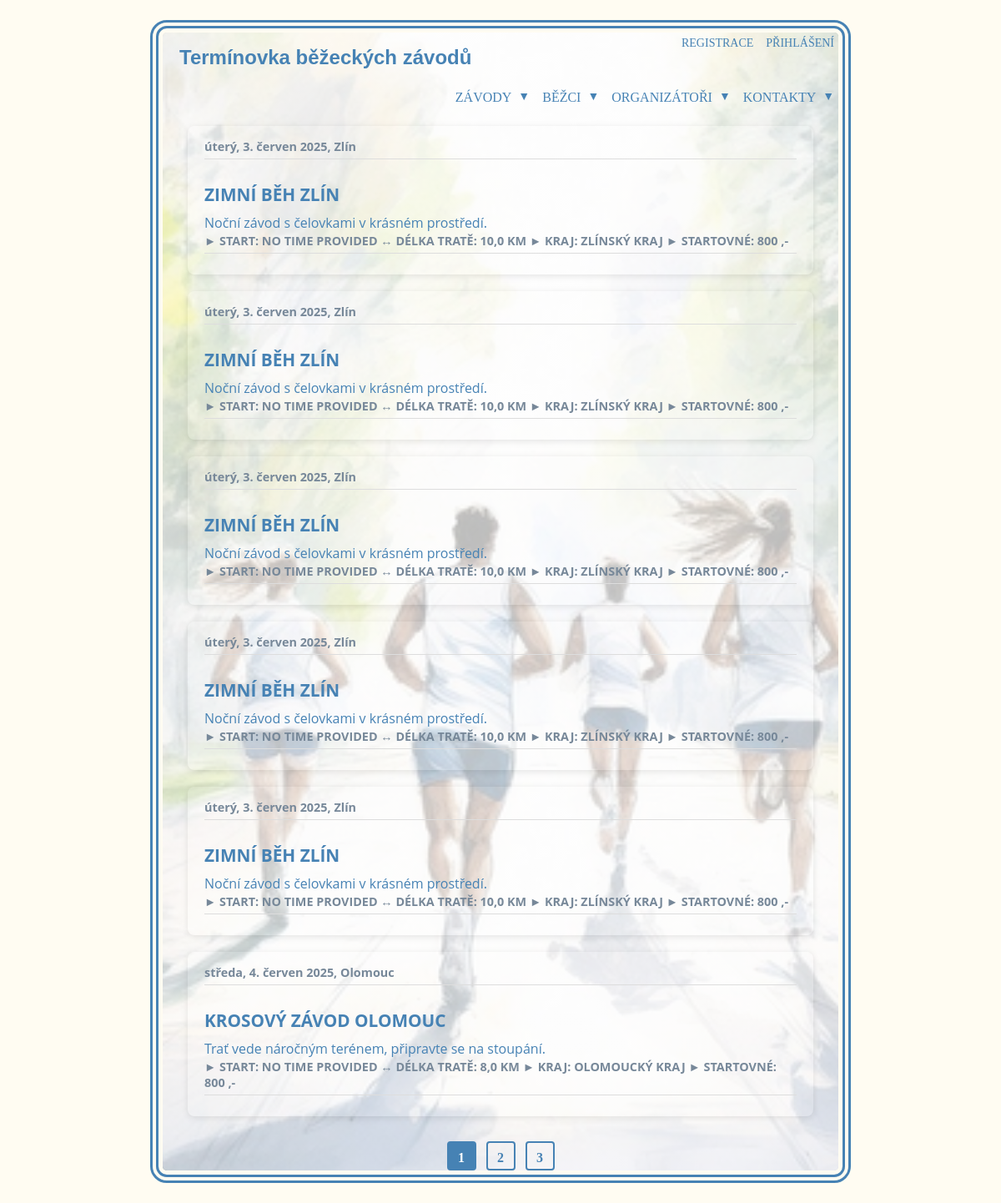
Before: / with the older database file.
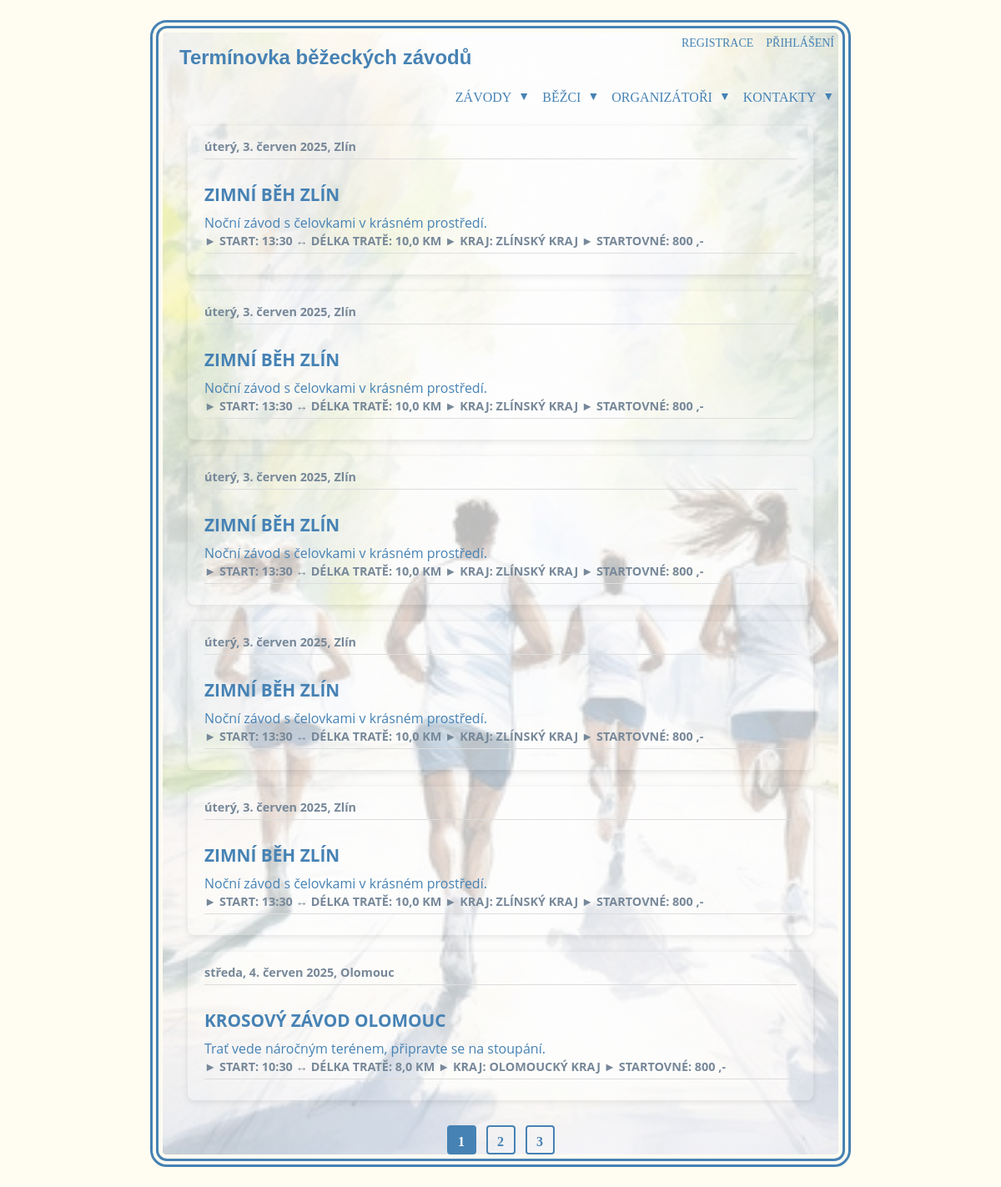
After: the same page with the newer database file.
### events/models.py (models this page shows, shortened)
class Event(models.Model):
    date_event = models.DateField(verbose_name='Datum události')
    name_event = models.CharField(max_length=30, verbose_name='Název události')
    description = models.TextField(verbose_name='Popis události')
    start_time = models.TimeField(verbose_name='Čas startu')
    distance = models.IntegerField(verbose_name='Vzdálenost')
    country = models.CharField(max_length=50, verbose_name='Země')
    city = models.CharField(max_length=50, verbose_name='Město')
    region = models.CharField(
        max_length=100,
        choices=[
            ('hlavní město Praha', 'hlavní město Praha'),
            ('Středočeský kraj', 'Středočeský kraj'),
            ('Jihočeský kraj', 'Jihočeský kraj'),
            ('Plzeňský kraj', 'Plzeňský kraj'),
            ('Karlovarský kraj', 'Karlovarský kraj'),
            ('Ústecký kraj', 'Ústecký kraj'),
            ('Liberecký kraj', 'Liberecký kraj'),
            ('Královéhradecký kraj', 'Královéhradecký kraj'),
            ('Pardubický kraj', 'Pardubický kraj'),
            ('Kraj Vysočina', 'Kraj Vysočina'),
            ('Jihomoravský kraj', 'Jihomoravský kraj'),
            ('Olomoucký kraj', 'Olomoucký kraj'),
            ('Moravskoslezský kraj', 'Moravskoslezský kraj'),
            ('Zlínský kraj', 'Zlínský kraj')
        ],
        verbose_name='Kraj'
    )
    typ_race = models.CharField(
        max_length=7,
        choices=[
            ('Silnice', 'Silnice'),
            ('Trail', 'Trail'),
            ('Mix', 'Smíšený')
        ],
        verbose_name='Typ závodu - povrch'
    )
    propozition = models.CharField(max_length=100, null=True, blank=True, verbose_name='Propozice')
    start_fee = models.IntegerField(null=True, blank=True, verbose_name='Startovné')
    organizer = models.ForeignKey(settings.AUTH_USER_MODEL, on_delete=models.CASCADE, limit_choices_to={'role': 'O'})
    class Meta:
        ordering = ['date_event']

### events/views.py (the view)
# urls.py: path('', EventListView.as_view(), name='events_list'),
class EventListView(ListView):
    model = Event
    template_name = 'events_list.html'
    context_object_name = 'events'
    ordering = ['date_event']
    paginate_by = 6 #zobrazí na stránce 6 událostí
    def get_queryset(self):
        queryset= super().get_queryset()
        city = self.request.GET.get('city')
        region = self.request.GET.get('region')
        name = self.request.GET.get('name_event')
        date_from = self.request.GET.get('date_from')
        date_to = self.request.GET.get('date_to')
        if city:
            queryset=queryset.filter(city__icontains=city)
        if region:
            queryset=queryset.filter(region__icontains=region)
        if name:
            queryset=queryset.filter(name_event__icontains=name)
        if date_from:
            try:
                date_from_parsed = datetime.strptime(date_from, "%Y-%m-%d")
                queryset = queryset.filter(date_event__gte=date_from_parsed)
            except ValueError:
                pass
        if date_to:
            try:
                date_to_parsed = datetime.strptime(date_to, "%Y-%m-%d")
                queryset = queryset.filter(date_event__lte=date_to_parsed)
            except ValueError:
                pass
        return queryset
    def get_context_data(self, **kwargs):
        context = super().get_context_data(**kwargs)
        context['regions'] = Event.objects.values_list('region', flat=True).distinct().order_by('region')
        return context

### events/templatetags/filters.py (called while the page is built)
@register.filter
def truncate_without_ellipsis(value, length):
    if len(value) > length:
        return value[:length]
    return value

@register.filter
def m_2_km(value):
    try:
        return value / 1000
    except (ValueError, TypeError):
        return value

@register.filter   # zobrazit formát času
def format_HHMM(value):
    if value is not None:
        return value.strftime('%H:%M')
    return 'No time provided'

### events/templates/events_list.html
{% extends "base.html" %}
{% load filters %}
{% block content %}
        {% for event in events %}
        <a href="{% url 'event_details' event.pk %}" class="writing-container-link">
        <div class="writing-container">
            <div class="date_event">{{ event.date_event|date:"l, j. F Y" }},  {{ event.city }}</div><br>
            <div class="name_event">{{ event.name_event }}</div>
            <div class="description">{{ event.description|truncate_without_ellipsis:100 }}</div>
            <div class="date_event basic_info">► Start:  {{event.start_time|format_HHMM}} ↔ délka tratě:   {{event.distance|m_2_km}} km ► Kraj:  {{event.region}} ► Startovné: {{event.start_fee|floatformat:0}} ,-</div>
        </div>
        </a>
        {% empty %}
            <li>Žádné události nebyly nalezeny.</li>
        {% endfor %}
        {% if is_paginated %}
        <div class="pagination">
            {% for num in page_obj.paginator.page_range %}
            {% if page_obj.number == num %}
                <span class="page-square active">{{ num }}</span>
            {% elif num > page_obj.number|add:'-3' and num < page_obj.number|add:'3' %}
                <a href="?page={{ num }}" class="page-square">{{ num }}</a>
            {% endif %}
            {% endfor %}
        </div>
        {% endif %}
{% endblock %}

### templates/base.html (shortened to what this page needs)
{% load static %}
<!DOCTYPE html>
<html lang="en">
{% include "includes/head.html" %}
<body>
<main>
<div class="container">
    <div class="top-right">
        {% if user.is_authenticated %}
            <div class="dropdown">
                <button class="dropbtn" type="button">
                    <div class="user-info">Přihlášen uživatel: {{ user.first_name }} {{ user.last_name }}</div>
                    <span class="arrow">▼</span>
                </button>
                <div class="link_submenu" style="display: none;">
                    <form method="post" action="">
                        {% csrf_token %}
                        <button type="submit" class="logout-button">Odhlásit se</button>
                    </form>
                    <a href="#">další položka1</a>
                    <a href="#">další položka2</a>
                </div>
            </div>
    {% else %}
        <a href="">Registrace</a>
        <a href="">Přihlášení</a>
    {% endif %}
    </div>
    <h1 class="h1">Termínovka běžeckých závodů</h1>
    {% include "includes/nav_bar.html" %}
    {% block content %}
    {% endblock %}
</div>
</main>
</body>
</html>

### templates/includes/head.html (shortened to what this page needs)
<head>
    {% load static %}
    <link rel="stylesheet" href="{% static 'css/styles.css' %}">
    <link rel="stylesheet" href="{% static 'css/events_list.css' %}">
    <link rel="stylesheet" href="{% static 'css/events_detail.css' %}">
    <link rel="stylesheet" href="{% static 'css/menu.css' %}">
    <link rel="stylesheet" href="{% static 'css/terminovka.css' %}">
    <link rel="stylesheet" href="{% static 'css/user_form_register.css' %}">
    <link rel="stylesheet" href="{% static 'css/dashboard.css' %}">
</head>

### templates/includes/nav_bar.html (shortened to what this page needs)
<nav class="navbar">
            <ul class="nav-links">
                <li class="dropdown">
                    <a href="#">Závody<span class="arrow">▼</span></a>
                </li>
                <li class="dropdown">
                    <a href="">Běžci<span class="arrow">▼</span></a>
                </li>
                <li class="dropdown">
                    <a href="/organizatori">Organizátoři<span class="arrow">▼</span></a>
                </li>
                <li><a href="/kontakty">Kontakty<span class="arrow">▼</span></a></a></li>
            </ul>
        </nav>

### static/css/styles.css (style rules this page uses)
* { box-sizing: border-box; }
@media (max-width: 1200px) { .container { width: 70%; } }
body { background-color: #fffcf2; margin: 0; padding: 0; }
.h1 { font-family: Verdana, Geneva, Tahoma, sans-serif; font-size: x-large; color: #4682b4; margin-left: 20px; }
.container { position: relative; max-width: 70%; width: 100%; height: auto; justify-content: flex-start; align-items: center; border: #4682b4 10px double; background-clip: content-box; background-image: linear-gradient(rgba(255,255,255,0.7), rgba(255,255,255,0.7)), url('/static/img/background.png'); background-repeat: no-repeat; background-position: center; background-size: cover; border-radius: 20px; padding: 5px; margin: 2% auto; }
.top-right { position: absolute; top: 10px; right: 10px; font-size: 14px; font-weight:lighter; text-decoration: none; display: flex; gap: 15px; list-style: none; padding:0rem; margin: 0; text-transform: uppercase; align-items: center; }
.top-right a { color: #4682b4; text-decoration: none; }

### static/css/events_list.css (style rules this page uses)
.writing-container { background-color: rgba(255, 255, 255, 0.1); border-radius: 8px; box-shadow: 0 2px 8px rgba(0, 0, 0, 0.1); padding: 15px 20px; margin: 20px auto; max-width: 750px; transition: transform 0.3s ease; }
.writing-container-link { text-decoration: none; color: inherit; display: block; }
.date_event { font-family: 'Open Sans', sans-serif; font-size: 0.9em; font-weight: bold; color:lightslategrey; border-bottom: 1px solid #ddd; padding-bottom: 5px; margin-bottom: 10px; }
.basic_info { font-family: 'Open Sans', sans-serif; color:lightslategrey; text-transform:uppercase; }
.name_event { font-family: 'Open Sans', sans-serif; font-size: 1.3em; font-weight: bold; color: #4682b4; margin-bottom: 8px; text-transform: uppercase; }
.description { font-family: 'Open Sans', sans-serif; font-size: 1em; color: #4682b4; line-height: 1.5; }
.pagination { text-align: center; margin-top: 30px; }
.page-square { display: inline-block; width: 35px; height: 35px; line-height: 35px; margin: 0 4px; border: 2px solid #4682b4; border-radius: 4px; color: #4682b4; text-decoration: none; font-weight: bold; transition: 0.2s; }
.page-square.active { background-color: #4682b4; color: white; pointer-events: none; border-color: #4682b4; }

### static/css/menu.css (style rules this page uses)
.navbar { display: flex; justify-content: flex-end; align-items: center; padding: 0.3rem; margin-top: 20px; max-width: 100%; width: 100%; height: auto; margin-left: auto; }
.nav-links { display: flex; gap: 15px; list-style: none; padding:0rem; margin: 0; text-transform: uppercase; }
.nav-links li { position: relative; }
.nav-links li a { text-decoration: none; color: #4682b4; font-weight:lighter; display: flex; gap: 8px; }
.arrow { font-size: 14px; color: #4682b4; cursor: pointer; }

### static/css/dashboard.css (style rules this page uses)
.date_event { font-family: 'Open Sans', sans-serif; font-size: 0.9em; font-weight: bold; color:lightslategrey; border-bottom: 1px solid #ddd; padding-bottom: 5px; margin-bottom: 10px; }
.basic_info { font-family: 'Open Sans', sans-serif; color:lightslategrey; text-transform:uppercase; }
.name_event { font-family: 'Open Sans', sans-serif; font-size: 1.3em; font-weight: bold; color: #4682b4; margin-bottom: 8px; text-transform: uppercase; }
.description { font-family: 'Open Sans', sans-serif; font-size: 1em; color: #4682b4; line-height: 1.5; }
.pagination { text-align: center; margin-top: 30px; }
.page-square { display: inline-block; width: 35px; height: 35px; line-height: 35px; margin: 0 4px; border: 2px solid #4682b4; border-radius: 4px; color: #4682b4; text-decoration: none; font-weight: bold; transition: 0.2s; }
.page-square.active { background-color: #4682b4; color: white; pointer-events: none; border-color: #4682b4; }

Changed rows visible on the page:
changed Event (number 1 of 6 on the later page): start_time "NO TIME PROVIDED" → "13:30"
changed Event (number 2 of 6 on the later page): start_time "NO TIME PROVIDED" → "13:30"
changed Event (number 3 of 6 on the later page): start_time "NO TIME PROVIDED" → "13:30"
changed Event (number 4 of 6 on the later page): start_time "NO TIME PROVIDED" → "13:30"
changed Event (number 5 of 6 on the later page): start_time "NO TIME PROVIDED" → "13:30"
changed Event "KROSOVÝ ZÁVOD OLOMOUC": start_time "NO TIME PROVIDED" → "10:30"
